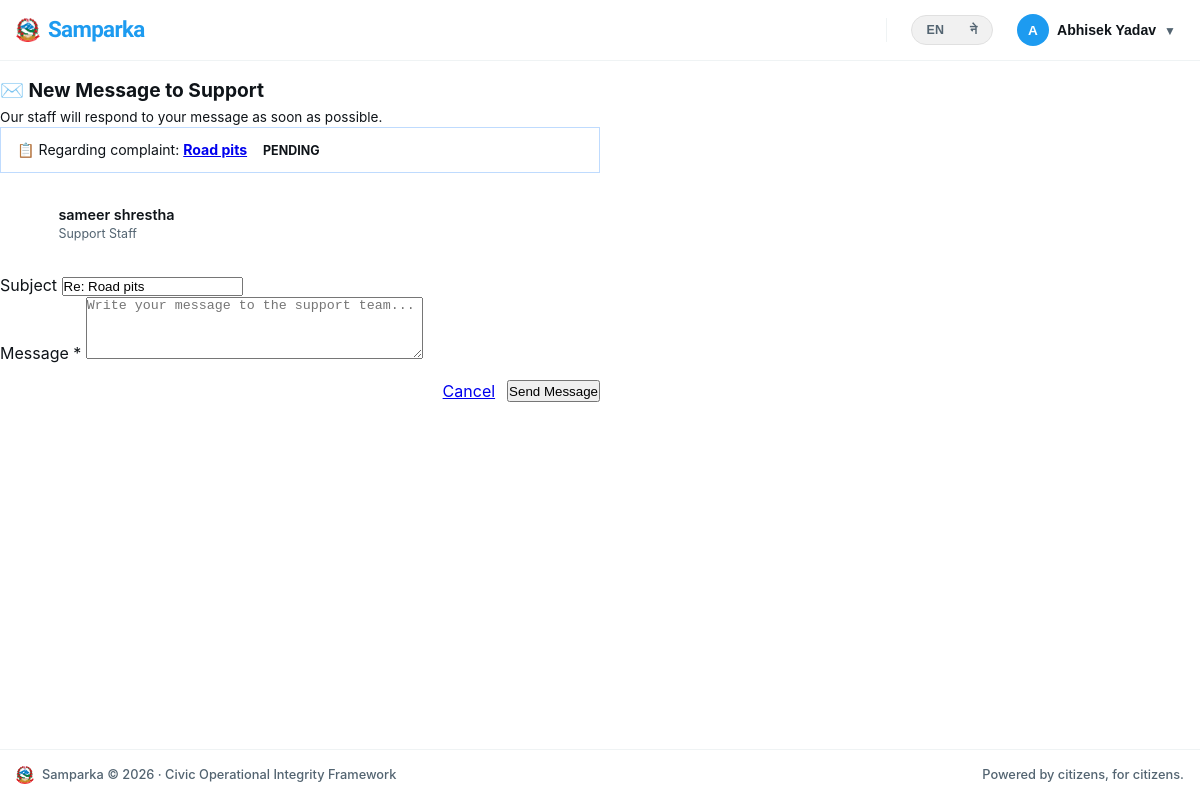
Screenshot of /messages/start/7/ (signed in) with the database file from the repository.
### accounts/models.py (models this page shows, shortened)
class User(AbstractUser):
    avatar = models.ImageField(upload_to='avatars/', null=True, blank=True)
    bio = models.TextField(max_length=300, blank=True)
    district = models.CharField(max_length=100, blank=True)
    ward = models.CharField(max_length=100, blank=True)
    phone = models.CharField(max_length=15, blank=True)
    is_verified = models.BooleanField(default=False)
    role = models.CharField(          # ← now inside the class
        max_length=20,
        choices=ROLE_CHOICES,
        default="user"
    )
    @property
    def display_name(self):
        if self.first_name:
            return f"{self.first_name} {self.last_name}".strip()
        return self.username

### complaints/models.py (models this page shows, shortened)
class Complaint(models.Model):
    STATUS_PENDING = 'pending'
    STATUS_VERIFIED = 'verified'
    STATUS_IN_PROGRESS = 'in_progress'
    STATUS_SOLVED = 'solved'
    STATUS_REJECTED = 'rejected'
    STATUS_CHOICES = [
        (STATUS_PENDING, _('Pending')),
        (STATUS_VERIFIED, _('Verified')),
        (STATUS_IN_PROGRESS, _('In Progress')),
        (STATUS_SOLVED, _('Solved')),
        (STATUS_REJECTED, _('Rejected')),
    ]
    STATUS_COLORS = {
        STATUS_PENDING: '#F59E0B',
        STATUS_VERIFIED: '#3B82F6',
        STATUS_IN_PROGRESS: '#8B5CF6',
        STATUS_SOLVED: '#10B981',
        STATUS_REJECTED: '#EF4444',
    }
    PRIORITY_CHOICES = [
        ('low', _('Low')),
        ('medium', _('Medium')),
        ('high', _('High')),
        ('urgent', _('Urgent')),
    ]
    priority = models.CharField(max_length=10, choices=PRIORITY_CHOICES, default='medium')
    due_date = models.DateField(null=True, blank=True)
    author = models.ForeignKey(settings.AUTH_USER_MODEL, on_delete=models.CASCADE, related_name='complaints')
    department = models.ForeignKey(Department, on_delete=models.SET_NULL, null=True, related_name='complaints')
    title = models.CharField(max_length=200)
    description = models.TextField()
    status = models.CharField(max_length=20, choices=STATUS_CHOICES, default=STATUS_PENDING)
    location_name = models.CharField(max_length=200, blank=True, help_text='Human readable location name')
    latitude = models.DecimalField(max_digits=9, decimal_places=6, null=True, blank=True)
    longitude = models.DecimalField(max_digits=9, decimal_places=6, null=True, blank=True)
    upvotes = models.ManyToManyField(settings.AUTH_USER_MODEL, through='Vote', related_name='voted_complaints', blank=True)
    view_count = models.PositiveIntegerField(default=0)
    admin_note = models.TextField(blank=True, help_text='Internal note from admin (not shown to public)')
    is_anonymous = models.BooleanField(default=False)
    created_at = models.DateTimeField(auto_now_add=True)
    updated_at = models.DateTimeField(auto_now=True)
    class Meta:
        ordering = ['-created_at']
    def get_absolute_url(self):
        return reverse('complaints:detail', kwargs={'pk': self.pk})

### messaging/views.py (the view, shortened to what this page needs)
# urls.py: path('start/', views.start_conversation, name='start'),
@login_required
def start_conversation(request, complaint_pk=None):
    from complaints.models import Complaint
    complaint = None
    if complaint_pk:
        complaint = get_object_or_404(Complaint, pk=complaint_pk)
    if (request.user.is_superuser or _is_dept_admin(request.user)):
        django_messages.info(request, _('Staff can reply from the inbox.'))
        return redirect('messaging:inbox')
    if complaint:
        existing = Conversation.objects.filter(
            participant_citizen=request.user,
            complaint=complaint,
            is_closed=False
        ).first()
        if existing:
            return redirect('messaging:conversation', pk=existing.pk)
    staff_user = _get_department_admin(complaint)
    if request.method == 'POST':
        form = StartConversationForm(request.POST)
        if form.is_valid():
            subject = form.cleaned_data.get('subject', '')
            if not subject and complaint:
                subject = f'Re: {complaint.title}'
            conv = Conversation.objects.create(
                participant_citizen=request.user,
                participant_staff=staff_user,
                complaint=complaint,
                subject=subject or _('General Enquiry'),
            )
            Message.objects.create(
                conversation=conv,
                sender=request.user,
                body=form.cleaned_data['body']
            )
            _notify(
                staff_user,
                title=_('New conversation from %(sender)s') % {'sender': request.user.display_name},
                body=conv.subject,
                link=reverse('messaging:conversation', kwargs={'pk': conv.pk}),
            )
            django_messages.success(request, _('Message sent! You will receive a reply soon.'))
            return redirect('messaging:conversation', pk=conv.pk)
    else:
        initial_subject = f'Re: {complaint.title}' if complaint else ''
        form = StartConversationForm(initial={'subject': initial_subject})
    return render(request, 'messaging/start_conversation.html', {
        'form': form,
        'complaint': complaint,
        'staff_user': staff_user,
    })

### messaging/forms.py
class StartConversationForm(forms.Form):
    subject = forms.CharField(
        max_length=200,
        required=False,
        widget=forms.TextInput(attrs={
            'class': 'form-input',
            'placeholder': 'Subject (optional)',
        }),
        label='Subject'
    )
    body = forms.CharField(
        max_length=2000,
        widget=forms.Textarea(attrs={
            'class': 'form-input',
            'placeholder': 'Write your message to the support team...',
            'rows': 4,
        }),
        label='Message'
    )

### accounts/context_processors.py (called while the page is built)
def notifications(request):
    if request.user.is_authenticated:
        return {
            'unread_count': request.user.notifications.filter(is_read=False).count()
        }
    return {'unread_count': 0}

### messaging/views.py (called while the page is built)
def _is_dept_admin(user):
    try:
        return user.userprofile.is_department_admin
    except Exception:
        return False

def _get_department_admin(complaint=None):
    from django.contrib.auth import get_user_model
    User = get_user_model()
    if complaint:
        if complaint.department:
            profile = UserProfile.objects.filter(
                department=complaint.department,
                is_department_admin=True,
                user__is_active=True,
            ).select_related('user').first()
            return profile.user if profile else None
        return None
    return User.objects.filter(is_superuser=True, is_active=True).first()

### messaging/templates/messaging/start_conversation.html (shortened to what this page needs)
{% extends 'base.html' %}
{% block content %}
<div class="container" style="max-width: 600px;">
  <div class="card" style="margin-top: 1rem;">
    <div class="card-header">
      <h2 style="font-family: var(--font); font-size: 1.2rem;">✉️ New Message to Support</h2>
      <p class="text-muted" style="font-size: 0.85rem; margin-top: 0.25rem;">
        Our staff will respond to your message as soon as possible.
      </p>
    </div>
    <div class="card-body">
      {% if complaint %}
      <div style="background: var(--brand-light); border: 1px solid #BFDBFE; border-radius: var(--radius); padding: 0.75rem 1rem; margin-bottom: 1.25rem; font-size: 0.88rem;">
        📋 Regarding complaint: <strong><a href="{{ complaint.get_absolute_url }}">{{ complaint.title }}</a></strong>
        &nbsp;<span class="status-badge status-{{ complaint.status }}">{{ complaint.get_status_display }}</span>
      </div>
      {% endif %}
      {% if staff_user %}
      <div style="display: flex; align-items: center; gap: 0.65rem; margin-bottom: 1.25rem; padding: 0.75rem; background: var(--surface-2); border-radius: var(--radius);">
        <div style="width: 36px; height: 36px; border-radius: 50%; background: var(--brand); color: white; display: flex; align-items: center; justify-content: center; font-weight: 700;">
        </div>
        <div>
          <div style="font-weight: 600; font-size: 0.9rem;">{{ staff_user.display_name }}</div>
          <div style="font-size: 0.78rem; color: var(--text-muted);">Support Staff</div>
        </div>
      </div>
      {% endif %}
      <form method="post">
        <div class="form-group">
          <label class="form-label">Subject</label>
          {{ form.subject }}
        </div>
        <div class="form-group">
          <label class="form-label">Message *</label>
          {{ form.body }}
        </div>
        <div style="display: flex; gap: 0.75rem; justify-content: flex-end; margin-top: 1rem;">
          <a href="{% if complaint %}{{ complaint.get_absolute_url }}{% else %}{% url 'messaging:inbox' %}{% endif %}" class="btn btn-ghost">Cancel</a>
          <button type="submit" class="btn btn-primary">Send Message</button>
        </div>
      </form>
    </div>
  </div>
</div>
{% endblock %}

### templates/base.html (shortened to what this page needs)
<!DOCTYPE html>
<html lang="{{ LANGUAGE_CODE }}">
<head>
  {% load static %}
  {% load i18n %}
  <link rel="stylesheet" href="https://unpkg.com/leaflet@1.9.4/dist/leaflet.css" />
  <link rel="stylesheet" href="{% static 'css/main.css' %}?v=105" />
  <link rel="stylesheet" href="{% static 'css/footer.css' %}?v=105" />
</head>
<body>
{% get_current_language as CURRENT_LANGUAGE %}
<div class="x-app-wrapper" style="display: flex; flex-direction: column; min-height: 100vh;">
  <header class="x-global-header">
    <div class="x-header-inner">
<a href="{% url 'complaints:feed' %}" class="x-header-brand" style="text-decoration: none; display: flex; align-items: center; gap: 8px;">
  <img src="/media/complaints/images/nepal-emblem.png" alt="{% trans 'Nepal Emblem' %}" width="24" height="24" style="object-fit: contain;">
  <span class="x-brand-text" style="font-family: 'Sora', sans-serif; font-weight: 800; font-size: 1.4rem; letter-spacing: -0.03em; color: var(--accent-blue, #1d9bf0);">
    {% if CURRENT_LANGUAGE == 'ne' %}सम्पर्क{% else %}Samparka{% endif %}
  </span>
</a>
      <div class="x-header-links">
        <div class="x-header-actions-group">
          <form action="{% url 'set_language' %}" method="post" class="lang-switch" id="lang-form-auth">
  <input type="hidden" name="language" id="lang-input-auth" value="{% get_current_language as CURRENT_LANGUAGE %}{{ CURRENT_LANGUAGE }}">
  <div class="lang-toggle">
    <button type="button" class="lang-option {% if CURRENT_LANGUAGE == 'en' %}active{% endif %}" onclick="switchLanguage(this, 'en')">EN</button>
    <button type="button" class="lang-option {% if CURRENT_LANGUAGE == 'ne' %}active{% endif %}" onclick="switchLanguage(this, 'ne')">ने</button>
  </div>
</form>
          {% if user.is_authenticated %}
            <div class="nav-user-menu">
              <button class="nav-user-btn" onclick="toggleUserMenu(this, event)" style="background: none; border: none; display: flex; align-items: center; gap: 8px; cursor: pointer; padding: 4px 8px; border-radius: 999px; transition: background 0.2s;" onmouseover="this.style.background='var(--bg-subtle)'" onmouseout="this.style.background='none'">
                {% if user.avatar %}
                  <img src="{{ user.avatar.url }}" alt="{{ user.username }}" style="width: 32px; height: 32px; border-radius: 50%; object-fit: cover; border: 1px solid var(--border-color);" />
                {% else %}
                  <span style="width: 32px; height: 32px; border-radius: 50%; background: var(--accent-blue, #1d9bf0); display: inline-flex; align-items: center; justify-content: center; font-weight: 800; color: #ffffff; font-size: 0.85rem;">{{ user.username|first|upper }}</span>
                {% endif %}
                <span class="nav-username" style="font-weight: 700; font-size: 0.88rem; color: var(--text-main, #0f1419); max-width: 110px; overflow: hidden; text-overflow: ellipsis; white-space: nowrap;">{{ user.display_name }}</span>
                <span style="font-size: 0.75rem; color: var(--text-muted); padding-top: 2px;">▼</span>
              </button>
            </div>
          {% endif %}
        </div>
      </div>
    </div>
  </header>
  <main class="main-content" style="flex: 1 0 auto; display: flex; flex-direction: column;">
    {% block content %}{% endblock %}
  </main>
  <footer class="footer" style="background-color: #ffffff; border-top: 1px solid var(--border-color, #eff3f4); padding: 16px 0; flex-shrink: 0;">
    <div class="container footer-inner" style="max-width: 1250px; margin: 0 auto; padding: 0 16px; display: flex; align-items: center; justify-content: space-between; font-size: 0.8rem; color: var(--text-muted, #536471);">
      <div style="display: flex; align-items: center; gap: 8px;">
        <img src="/media/complaints/images/nepal-emblem.png" alt="{% trans 'Nepal Emblem' %}" width="18" height="18" style="object-fit: contain;">
        <span style="font-weight: 500;">Samparka &copy; 2026 &middot; {% trans "Civic Operational Integrity Framework" %}</span>
      </div>
      <div style="font-weight: 500;">{% trans "Powered by citizens, for citizens." %}</div>
    </div>
  </footer>
</div>
</body>
</html>

### static/css/main.css (style rules this page uses)
:root { --bg-global: #ffffff; --bg-subtle: #f7f9fa; --border-color: #eff3f4; --text-main: #0f1419; --text-muted: #536471; --accent-blue: #1d9bf0; --accent-blue-hover: #1a8cd8; --accent-blue-light: #e8f5fe; --accent-red: #f4212e; --font-stack: -apple-system, BlinkMacSystemFont, "Segoe UI", Roboto, Helvetica, Arial, sans-serif; }
* { margin: 0; padding: 0; box-sizing: border-box; }
body { font-family: var(--font-stack); background-color: var(--bg-global); color: var(--text-main); line-height: 1.4; overflow-y: scroll; }
.main-content, main, .wrapper { max-width: 100%; width: 100%; padding: 0; margin: 0; }
.status-badge { padding: 2px 8px !important; font-size: 0.78rem !important; font-weight: 700 !important; border-radius: 4px !important; text-transform: uppercase; }
.main-content { position: relative !important; z-index: 1 !important; display: block !important; pointer-events: auto !important; }
.lang-toggle { display: inline-flex; background: var(--bg, #F1F1F1); border: 1px solid var(--border, #E0E0E0); border-radius: 999px; padding: 3px; gap: 2px; }
.lang-option { border: none; background: transparent; padding: 4px 12px; font-size: 0.78rem; font-weight: 600; border-radius: 999px; cursor: pointer; color: var(--text-muted, #666); transition: background 0.2s ease, color 0.2s ease; }

### static/css/footer.css (style rules this page uses)
.footer { border-top: 1px solid var(--border-color); background: var(--bg-subtle); padding: 1.25rem 1rem; margin-top: auto; width: 100%; box-sizing: border-box; }
.footer-inner { display: flex; align-items: center; gap: 0.75rem; font-size: 0.85rem; color: var(--text-muted); max-width: 1232px; margin: 0 auto; }

### templates/base.html (style rules this page uses)
.x-global-header { position: sticky !important; top: 0 !important; z-index: 1000 !important; background-color: rgba(255, 255, 255, 0.95); backdrop-filter: blur(8px); border-bottom: 1px solid var(--border-color, #eff3f4); }
.x-header-inner { display: flex; align-items: center; justify-content: space-between; max-width: 1250px; margin: 0 auto; padding: 0 16px; height: 60px; }
.x-header-links { display: flex; align-items: center; gap: 24px; }
.x-header-actions-group { display: flex; align-items: center; gap: 16px; }
.nav-user-menu { position: relative; display: inline-block; }

### rows the page displays
User: username|first "A", display_name "Abhisek Yadav"
Complaint: title "Road pits", status "PENDING"
User: display_name "sameer shrestha"
